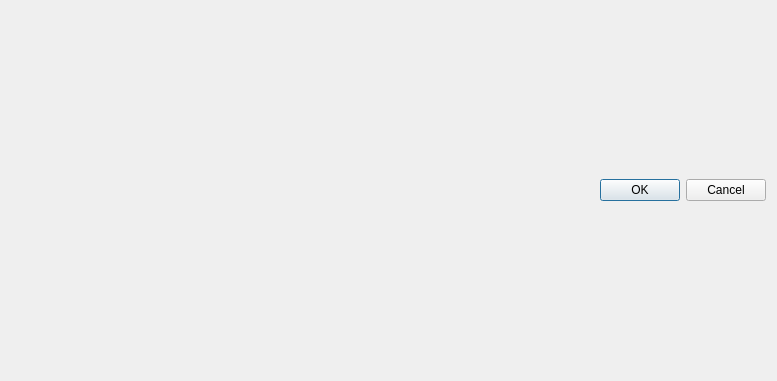
<?xml version="1.0" encoding="UTF-8"?>
<ui version="4.0">
 <class>Dialog</class>
 <widget class="QDialog" name="Dialog">
  <property name="geometry">
   <rect>
    <x>0</x>
    <y>0</y>
    <width>777</width>
    <height>381</height>
   </rect>
  </property>
  <property name="windowTitle">
   <string>Dialog</string>
  </property>
  <layout class="QGridLayout" name="gridLayout">
   <item row="1" column="0">
    <widget class="QDialogButtonBox" name="buttonBox">
     <property name="orientation">
      <enum>Qt::Horizontal</enum>
     </property>
     <property name="standardButtons">
      <set>QDialogButtonBox::Cancel|QDialogButtonBox::Ok</set>
     </property>
    </widget>
   </item>
   <item row="0" column="0">
    <layout class="QFormLayout" name="formLayout"/>
   </item>
  </layout>
 </widget>
 <resources/>
 <connections>
  <connection>
   <sender>buttonBox</sender>
   <signal>accepted()</signal>
   <receiver>Dialog</receiver>
   <slot>accept()</slot>
   <hints>
    <hint type="sourcelabel">
     <x>248</x>
     <y>254</y>
    </hint>
    <hint type="destinationlabel">
     <x>157</x>
     <y>274</y>
    </hint>
   </hints>
  </connection>
  <connection>
   <sender>buttonBox</sender>
   <signal>rejected()</signal>
   <receiver>Dialog</receiver>
   <slot>reject()</slot>
   <hints>
    <hint type="sourcelabel">
     <x>316</x>
     <y>260</y>
    </hint>
    <hint type="destinationlabel">
     <x>286</x>
     <y>274</y>
    </hint>
   </hints>
  </connection>
 </connections>
</ui>
